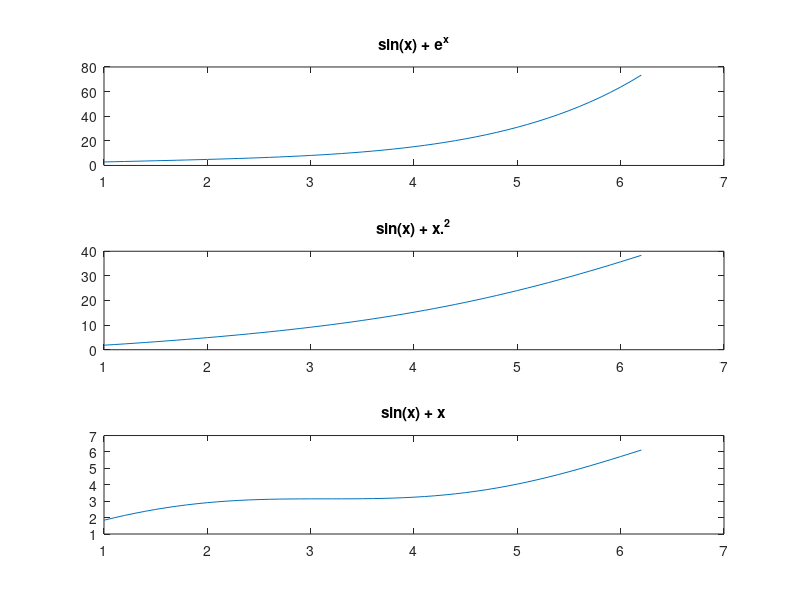
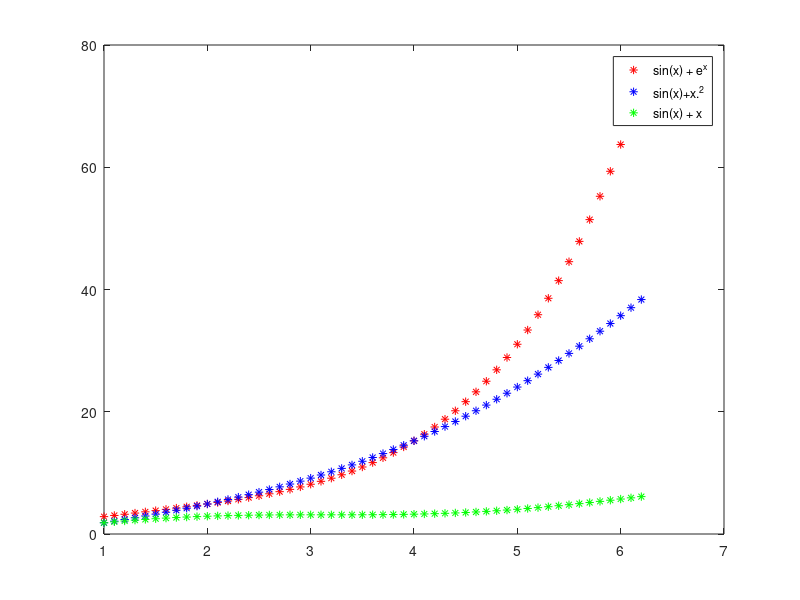
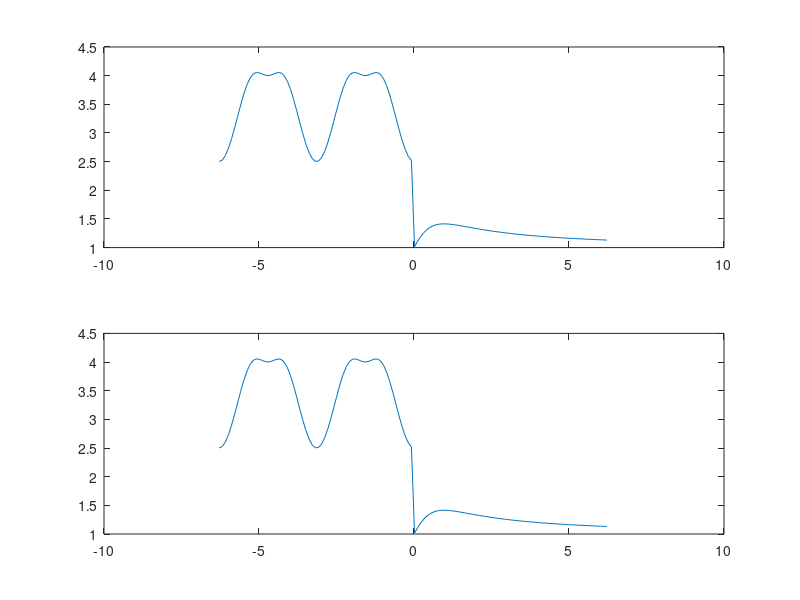

The MATLAB source for these figures, in order:
% 1\
e=2,71828;
x=1:0.1:2*pi;
f1= (sin(x)+(e.^x));
subplot(3,1,1)
plot(x,f1)
title('sin(x) + e^x')
f2=sin(x)+(x.^2);
subplot(3,1,2)
plot(x,f2)
title('sin(x) + x.^2')
f3=sin(x) + x;
subplot(3,1,3)
plot(x,f3)
title('sin(x) + x')
figure
plot(x,f1,'*r', x,f2, '*b', x,f3,'*g')
legend('sin(x) + e^x','sin(x)+x.^2','sin(x) + x')

% 2
x1=-2*pi:0.1:2*pi;
y1=((3+sin(2*x1).^2)./(1+cos(x1).^2)).*(x1<=0);
y2= 1 + ((2*x1)./(e.^(x1/2)+x1.^2)).^1/2.*(x1>0);
figure
subplot(2,1,1)
plot(x1,y1+y2)

for i= 1:length(x1)
if x1(i)<=0
y(i)=(3+sin(2*x1(i))^2)/(1+cos(x1(i))^2);
else
y(i)= 1 + ((2*x1)/(e.^(x1/2)+x1.^2))^1/2;
end

end
subplot(2,1,2)
plot(x1,y1 + y2)